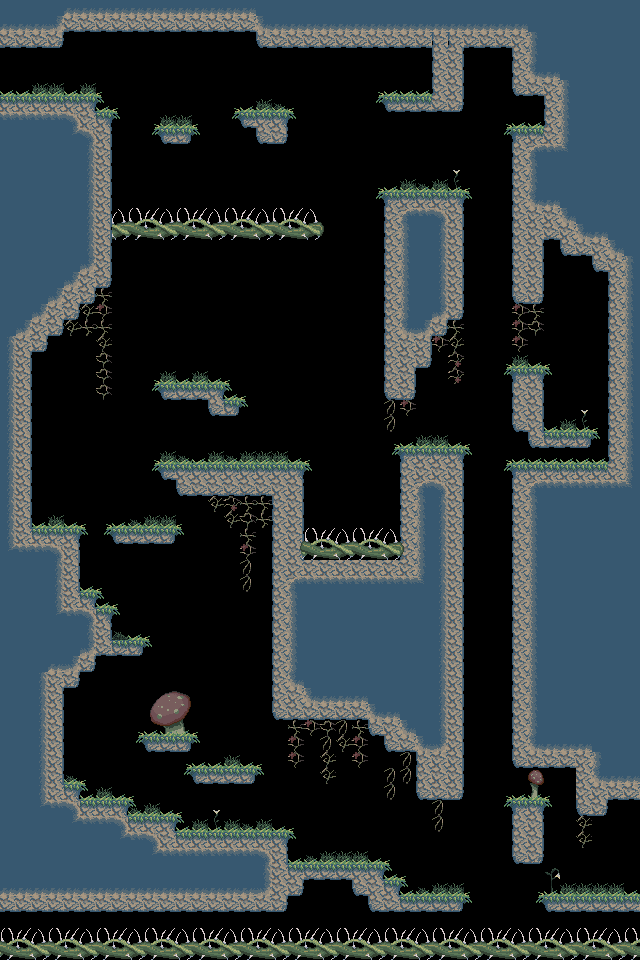

Below is a game level as drawn by its tile map, then a one-line description and the .tmx that defines it (tile-layer data replaced by summaries):
An orthogonal 40x60 tile map with 16x16 px tiles, 3 tile layers (FarBack, NearBack, Ground) and 17 objects (5x blockMonster, 2x exit, 2x entrance, 2x firePlant, 2x pushyMonster, ...).

<map version="1.0" orientation="orthogonal" width="40" height="60" tilewidth="16" tileheight="16">
 <properties>
  <property name="name" value="Portcullis" />
 </properties>
 <tileset firstgid="1" source="tiles.tsx" />
 <layer name="FarBack" width="40" height="60">
  <data>[2400 cells, 123 non-empty, 24 distinct tile ids]</data>
 </layer>
 <layer name="NearBack" width="40" height="60">
  <data>[2400 cells, 222 non-empty, 11 distinct tile ids]</data>
 </layer>
 <layer name="Ground" width="40" height="60">
  <data>[2400 cells, 1165 non-empty, 34 distinct tile ids]</data>
 </layer>
 <objectgroup name="Connections" width="40" height="60">
  <object type="exit" x="0" y="48" width="16" height="48">
   <properties>
    <property name="entrance" value="bottomRight" />
    <property name="from" value="right" />
    <property name="to" value="looper" />
   </properties>
  </object>
  <object name="left" type="entrance" x="16" y="64" width="32" height="32" />
  <object type="exit" x="624" y="800" width="16" height="96">
   <properties>
    <property name="entrance" value="left" />
    <property name="from" value="left" />
    <property name="to" value="rider" />
   </properties>
  </object>
  <object name="right" type="entrance" x="592" y="864" width="32" height="32" />
 </objectgroup>
 <objectgroup name="Spawns" width="40" height="60" visible="0">
  <object type="blockMonster" x="464" y="48" width="48" height="48">
   <properties>
    <property name="size" value="large" />
   </properties>
  </object>
  <object type="blockMonster" x="504" y="96" width="32" height="32">
   <properties>
    <property name="size" value="medium" />
   </properties>
  </object>
  <object type="firePlant" x="384" y="48" width="48" height="48" />
  <object type="blockMonster" x="496" y="432" width="32" height="32">
   <properties>
    <property name="size" value="medium" />
   </properties>
  </object>
  <object type="blockMonster" x="144" y="160" width="48" height="48">
   <properties>
    <property name="size" value="large" />
   </properties>
  </object>
  <object type="pushyMonster" x="112" y="192" width="32" height="16">
   <properties>
    <property name="facing" value="right" />
    <property name="state" value="normal" />
   </properties>
  </object>
  <object type="pushyMonster" x="576" y="448" width="32" height="16">
   <properties>
    <property name="facing" value="left" />
    <property name="state" value="water" />
   </properties>
  </object>
  <object type="firePlant" x="400" y="848" width="48" height="48" />
  <object type="fireRoot" x="128" y="240" width="32" height="32" />
  <object type="blockMonster" x="176" y="352" width="32" height="32">
   <properties>
    <property name="size" value="medium" />
   </properties>
  </object>
  <object type="waterPlant" x="32" y="480" width="48" height="48" />
  <object type="balloonMonster" x="128" y="496" width="32" height="32" />
  <object type="fireRoot" x="224" y="496" width="32" height="32" />
 </objectgroup>
</map>
